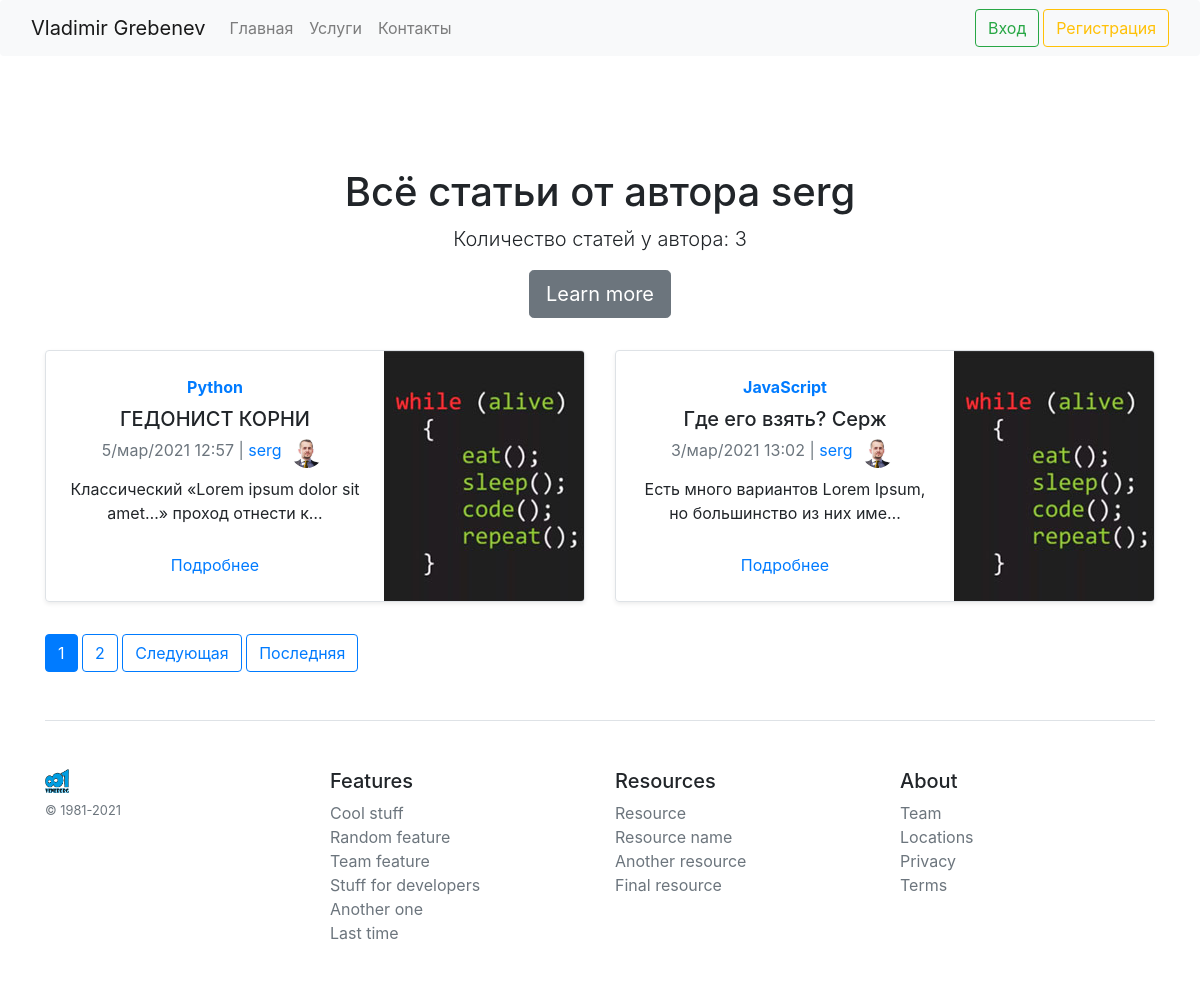
The app's page /user/serg with its own data.
### blog/models.py (models this page shows, shortened)
class News(models.Model):
    title = models.CharField('Название статьи', max_length=100, unique=True)
    text = models.TextField('Основной текст статьи')
    date = models.DateTimeField('Дата', default=timezone.now)
    auther = models.ForeignKey(User, verbose_name='Автор',
                               on_delete=models.CASCADE)
    views = models.IntegerField('Просмотры', default=1)
    news_categories = (
        ('Python', 'Python'),
        ('Django', 'Django'),
        ('Kivy', 'Kivy'),
        ('JavaScript', 'JavaScript'),
        ('HTML/CSS', 'HTML/CSS')
    )
    news_category = models.CharField('Рубрика', max_length=10,
                                     choices=news_categories, default='Python')
    image = models.ImageField('Обложка', default='blog/images/post-default.jpg')
    class Meta:
        verbose_name = 'Новость'
        verbose_name_plural = 'Новости'

### users/models.py (models this page shows, shortened)
class Profile(models.Model):
    user = models.OneToOneField(User, on_delete=models.CASCADE, verbose_name='Пользователь')
    img = models.ImageField('Фото пользователя', default='avatar_default.png', upload_to='user_images')
    telephone = models.CharField('Телефон', max_length=300, default='00000000000')
    gender = models.CharField('Пол', max_length=40, choices=GENDER_CHOICES, default='Мужчина')
    agreement = models.BooleanField('Согласие на отправку писем', default=True)
    class Meta:
        verbose_name = 'профайл'
        verbose_name_plural = 'профайлы'

### blog/views.py (the view)
# urls.py: path('user/<str:username>', views.UserAllNewsView.as_view(),
class UserAllNewsView(ListView):
    model = News
    template_name = 'blog/user_news.html'
    context_object_name = 'news'
    paginate_by = 2
    def get_queryset(self):
        user = get_object_or_404(User, username=self.kwargs.get('username'))
        return News.objects.filter(auther=user).order_by('-date')
    def get_context_data(self, **kwargs):
        ctx = super(UserAllNewsView, self).get_context_data(**kwargs)
        ctx['title'] = f"Статьи пользователя {self.kwargs.get('username')}"
        return ctx

### blog/templates/blog/user_news.html (shortened to what this page needs)
{% extends 'blog/base.html' %}
{% load static %}
{% block content %}
    <container class="text-center">
        <div class="cover-container d-flex w-100 h-100 p-3 mx-auto flex-column">
            <main role="main" class="inner cover mt-5">
                <h1 class="cover-heading">Всё статьи от автора
                    {{ view.kwargs.username }}</h1>
                <p class="lead"> Количество статей у автора:
                    {{ page_obj.paginator.count }}</p>
                <p class="lead">
                    <a href="#" class="btn btn-lg btn-secondary">Learn more</a>
                </p>
            </main>
        </div>
        <div class="row mb-2">
            {% for post in news %}
                <div class="col-md-6">
                    <div class="row no-gutters border rounded overflow-hidden flex-md-row mb-4 shadow-sm h-md-250 position-relative">
                        <div class="col p-4 d-flex flex-column position-static">
                            <strong class="d-inline-block mb-2 text-primary">{{ post.news_category }}</strong>
                            <h5 class="mb-0">{{ post.title }}</h5>
                            <div class="mb-1 text-muted">{{ post.date|date:"j/b/Y G:i" }}
                                | <a href="{% url 'user-news' post.auther %}">{{ post.auther }}</a>
                                <img src="{{ post.auther.profile.img.url }}"
                                     alt="{{ post.auther }}"
                                     class="user_images">
                            </div>
                            <p class="card-text mb-auto">
                                {{ post.text|striptags|truncatechars:60 }}</p>
                            <a href="{% url 'news-detail' post.id %}"
                               class="stretched-link">Подробнее</a>
                        </div>
                        <div class="col-auto d-none d-lg-block">
                            <img class="bd-placeholder-img" width="200"
                                 height="250" src="static/{{ post.image }}"
                                 aria-label="Placeholder: Thumbnail">
                        </div>
                    </div>
                </div>
            {% endfor %}
        </div>
        {% if is_paginated %}
            {% for num in page_obj.paginator.page_range %}
                {% if num == page_obj.number %}
                    <button class="btn
                btn-primary">{{ num }}</button>
                {% elif num > page_obj.number|add:'-3' and num < page_obj.number|add:'3' %}
                    <a href="?page={{ num }}" class="btn
                btn-outline-primary">{{ num }}</a>
                {% endif %}
            {% endfor %}
            {% if page_obj.has_next %}
                <a href="?page={{ page_obj.next_page_number }}" class="btn
                btn-outline-primary">Следующая</a>
                <a href="?page={{ page_obj.paginator.num_pages }}" class="btn
                btn-outline-primary">Последняя</a>
            {% endif %}
        {% endif %}
    </container>
{% endblock %}

### blog/static/blog/main.css (style rules this page uses)
body { background: white; }
.user_images { width: 32px; height: 32px; border-radius: 50%; margin: 5px; }

### records on screen
News: news_category "Python", title "ГЕДОНИСТ КОРНИ", date "5/мар/2021 12:57", auther "serg", auther.profile.img (picture), text "Классический «Lorem ipsum dolor sit amet…» проход отнести к…", image (placeholder picture)
News: news_category "JavaScript", title "Где его взять? Серж", date "3/мар/2021 13:02", auther "serg", auther.profile.img (picture), text "Есть много вариантов Lorem Ipsum, но большинство из них име…", image (placeholder picture)

### other values on screen
{{ view.kwargs.username }} "serg"
{{ page_obj.paginator.count }} "3"
{{ num }} "1"
{{ num }} "2"
